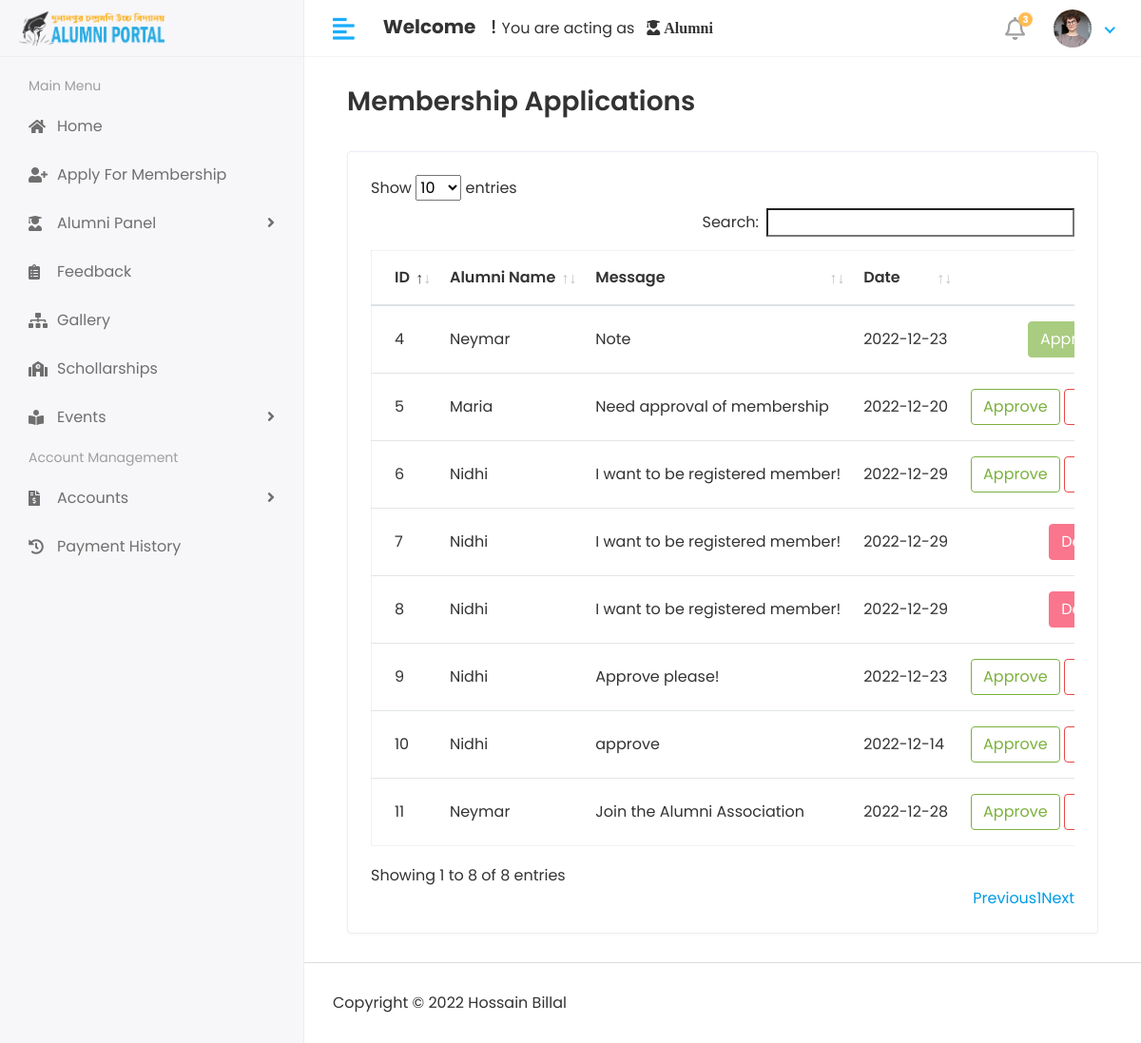
Page /hod/alumni/membership_applications on the committed database.
### app/models.py (models this page shows, shortened)
class ApplyForMembership(models.Model):
    alum_id = models.ForeignKey(Alumni, on_delete=models.CASCADE)
    date = models.CharField(max_length=100)
    note = models.TextField(blank=True, max_length=500)
    status = models.IntegerField(default=0)
    created_at = models.DateTimeField(auto_now_add=True)
    updated_at = models.DateTimeField(auto_now_add=True)

class Alumni(models.Model):
    admin = models.OneToOneField(CustomUser, on_delete=models.CASCADE)
    address = models.TextField(default=None)
    gender = models.CharField(max_length=100)
    passing_year = models.CharField(max_length=20, null=True)
    phone = models.CharField(max_length=30, null=True)
    created_at = models.DateTimeField(auto_now_add=True)
    updated_at = models.DateTimeField(auto_now=True)

class CustomUser(AbstractUser):
    USER = (
        (1, 'HOD'),
        (2, 'STAFF'),
        (3, 'ALUMNI'),
    )
    user_type = models.CharField(
        choices=USER,
        max_length=50,
        default=1
    )
    profile_pic = models.ImageField(
        upload_to='media/profile_pic'
    )

### webapp/Hod_Views.py (the view)
# urls.py: path('hod/alumni/membership_applications', Hod_Views.membershipApplications, name="membership_applications"),
def membershipApplications(request):
    membership_apps = ApplyForMembership.objects.all()
    context = {
        'membership_apps': membership_apps,
    }
    return render(request, 'hod/membership_applications.html', context)

### templates/hod/membership_applications.html (shortened to what this page needs)
{% extends 'base.html' %}
{% block content %}
    <div class="content container-fluid">
        <div class="page-header">
            <div class="row align-items-center">
                <div class="col">
                    <h3 class="page-title">Membership Applications</h3>
                </div>
            </div>
        </div>
    <div class="row">
            <div class="col-sm-12">
                <div class="card card-table">
                    <div class="card-body">
                        <div class="table-responsive">
                            <table id="table_id" class="table table-hover table-center mb-0">
                                <thead>
                                <tr>
                                    <th>ID</th>
                                    <th>Alumni Name</th>
                                    <th>Message</th>
                                    <th>Date</th>
                                    <th class="text-right">Action</th>
                                </tr>
                                </thead>
                                <tbody>
                                {% for j in membership_apps %}
                                    <tr>
                                        <td>{{ j.id }}</td>
                                        <td>{{ j.alum_id.admin.first_name }}</td>
                                        <td>{{ j.note }}</td>
                                        <td>{{ j.date }}</td>
                                        <td class="text-right">
                                            <div class="actions">
                                                {% if j.status == 0 %}
                                                <a href="{% url 'membership_approved' j.id %}" class="btn btn-outline-success">Approve</a>
                                                <a href="{% url 'membership_denied' j.id %}" class="btn btn-outline-danger">Deny</a>
                                                {% elif j.status == 1 %}
                                                <button class="btn btn-success" disabled="disabled">Approved</button>
                                                {% else %}
                                                <button class="btn btn-danger" disabled="disabled">Denied</button>
                                                {% endif %}
                                            </div>
                                        </td>
                                    </tr>
                                {% endfor %}
                                </tbody>
                            </table>
                        </div>
                    </div>
                </div>
            </div>
        </div>
    </div>
{% endblock %}

### webapp/static/assets/css/style.css (style rules this page uses)
html { height: 100%; }
body { background-color: #fff; color: #333; font-family: 'Poppins', sans-serif; font-size: 1rem; height: 100%; line-height: 1.5; overflow-x: hidden; }
h1, h2, h3, h4, h5, h6 { font-family: 'Poppins', sans-serif; margin-top: 0; }
a { color: #009ce7; }
input, button, a { transition: all 0.4s ease; -moz-transition: all 0.4s ease; -o-transition: all 0.4s ease; -ms-transition: all 0.4s ease; -webkit-transition: all 0.4s ease; }
input, input:focus, button, button:focus { outline: none; }
.table { color: #333; max-width: 100%; margin-bottom: 0; width: 100%; }
.table.dataTable { border-collapse: collapse !important; border: 1px solid rgba(0, 0, 0, 0.05); }
.table thead tr th { font-weight: 600; }
.table tbody tr { border-bottom: 1px solid rgba(0, 0, 0, 0.05); }
.table.table-center td, .table.table-center th { vertical-align: middle; }
.card-table .card-body .table > thead > tr > th { border-top: 0; }
.card-table .card-body .table tr td:first-child, .card-table .card-body .table tr th:first-child { padding-left: 1.5rem; }
.card-table .card-body .table tr td:last-child, .card-table .card-body .table tr th:last-child { padding-right: 1.5rem; }
.card-table .table td, .card-table .table th { border-top: 1px solid #e2e5e8; padding: 1rem 0.75rem; white-space: nowrap; }
.btn-success { background-color: #7bb13c; border: 1px solid #7bb13c }
.btn-success.disabled, .btn-success:disabled { background-color: #7bb13c; border-color: #7bb13c; color: #fff; }
.btn-danger { background-color: #e84646; border: 1px solid #e84646; }
.btn-danger.disabled, .btn-danger:disabled { background-color: #f62d51; border-color: #f62d51; color: #fff; }
.btn-outline-success { color: #7bb13c; border-color: #7bb13c; }
.btn-outline-danger { color: #e84646; border-color: #e84646; }
.card { border: 1px solid #ececf5; box-shadow: 0 1px 3px 0 rgba(0, 0, 0, 0.03); margin-bottom: 1.875rem; }
.card-body { padding: 1.5rem; }
.page-header { margin-bottom: 1.875rem; }
.page-title { font-size: 28px; font-weight: 600; color: #333; margin-bottom: 5px; }

### rows in the picture
ApplyForMembership: id "4", alum_id.admin.first_name "Neymar", note "Note", date "2022-12-23", status "Approved"
ApplyForMembership: id "5", alum_id.admin.first_name "Maria", note "Need approval of membership", date "2022-12-20", status "Approve"
ApplyForMembership: id "6", alum_id.admin.first_name "Nidhi", note "I want to be registered member!", date "2022-12-29", status "Approve"
ApplyForMembership: id "7", alum_id.admin.first_name "Nidhi", note "I want to be registered member!", date "2022-12-29", status "Denied"
ApplyForMembership: id "8", alum_id.admin.first_name "Nidhi", note "I want to be registered member!", date "2022-12-29", status "Denied"
ApplyForMembership: id "9", alum_id.admin.first_name "Nidhi", note "Approve please!", date "2022-12-23", status "Approve"
ApplyForMembership: id "10", alum_id.admin.first_name "Nidhi", note "approve", date "2022-12-14", status "Approve"
ApplyForMembership: id "11", alum_id.admin.first_name "Neymar", note "Join the Alumni Association", date "2022-12-28", status "Approve"
